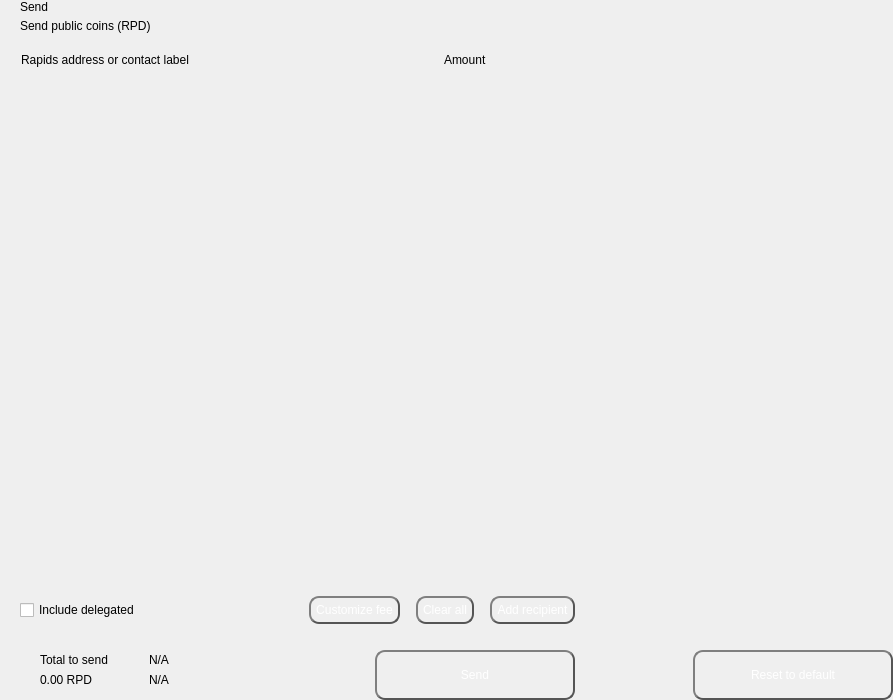
<?xml version="1.0" encoding="UTF-8"?>
<ui version="4.0">
 <class>send</class>
 <widget class="QWidget" name="send">
  <property name="geometry">
   <rect>
    <x>0</x>
    <y>0</y>
    <width>893</width>
    <height>700</height>
   </rect>
  </property>
  <property name="windowTitle">
   <string>Form</string>
  </property>
  <layout class="QHBoxLayout" name="horizontalLayout_2" stretch="2,1">
   <property name="spacing">
    <number>0</number>
   </property>
   <property name="leftMargin">
    <number>0</number>
   </property>
   <property name="topMargin">
    <number>0</number>
   </property>
   <property name="rightMargin">
    <number>0</number>
   </property>
   <property name="bottomMargin">
    <number>0</number>
   </property>
   <item>
    <widget class="QWidget" name="left" native="true">
     <layout class="QVBoxLayout" name="verticalLayout_3">
      <property name="spacing">
       <number>0</number>
      </property>
      <property name="leftMargin">
       <number>0</number>
      </property>
      <property name="topMargin">
       <number>0</number>
      </property>
      <property name="rightMargin">
       <number>0</number>
      </property>
      <property name="bottomMargin">
       <number>0</number>
      </property>
      <item>
       <layout class="QVBoxLayout" name="verticalLayout_22" stretch="0,0,0,1,0,0,0,0">
        <property name="spacing">
         <number>0</number>
        </property>
        <item>
         <layout class="QHBoxLayout" name="horizontalLayout_3">
          <property name="spacing">
           <number>0</number>
          </property>
          <property name="leftMargin">
           <number>20</number>
          </property>
          <property name="rightMargin">
           <number>20</number>
          </property>
          <item>
           <layout class="QVBoxLayout" name="verticalLayout">
            <property name="spacing">
             <number>5</number>
            </property>
            <item>
             <widget class="QLabel" name="labelTitle">
              <property name="text">
               <string>Send</string>
              </property>
              <property name="alignment">
               <set>Qt::AlignLeading|Qt::AlignLeft|Qt::AlignVCenter</set>
              </property>
             </widget>
            </item>
            <item>
             <widget class="QLabel" name="labelSubtitle1">
              <property name="text">
               <string>Send public coins (RPD)</string>
              </property>
             </widget>
            </item>
           </layout>
          </item>
          <item>
           <spacer name="horizontalSpacer">
            <property name="orientation">
             <enum>Qt::Horizontal</enum>
            </property>
            <property name="sizeHint" stdset="0">
             <size>
              <width>40</width>
              <height>20</height>
             </size>
            </property>
           </spacer>
          </item>
         </layout>
        </item>
        <item>
         <spacer name="verticalSpacer_2">
          <property name="orientation">
           <enum>Qt::Vertical</enum>
          </property>
          <property name="sizeType">
           <enum>QSizePolicy::Fixed</enum>
          </property>
          <property name="sizeHint" stdset="0">
           <size>
            <width>20</width>
            <height>20</height>
           </size>
          </property>
         </spacer>
        </item>
        <item>
         <layout class="QHBoxLayout" name="horizontalLayout" stretch="6,0,2">
          <property name="spacing">
           <number>0</number>
          </property>
          <property name="leftMargin">
           <number>10</number>
          </property>
          <property name="topMargin">
           <number>0</number>
          </property>
          <property name="rightMargin">
           <number>20</number>
          </property>
          <property name="bottomMargin">
           <number>0</number>
          </property>
          <item>
           <widget class="QLabel" name="labelSubtitleAddress">
            <property name="styleSheet">
             <string notr="true">margin-left:8px;</string>
            </property>
            <property name="text">
             <string>Rapids address or contact label</string>
            </property>
           </widget>
          </item>
          <item>
           <spacer name="horizontalSpacer_3">
            <property name="orientation">
             <enum>Qt::Horizontal</enum>
            </property>
            <property name="sizeType">
             <enum>QSizePolicy::Fixed</enum>
            </property>
            <property name="sizeHint" stdset="0">
             <size>
              <width>40</width>
              <height>1</height>
             </size>
            </property>
           </spacer>
          </item>
          <item>
           <widget class="QLabel" name="labelSubtitleAmount">
            <property name="text">
             <string>Amount</string>
            </property>
           </widget>
          </item>
         </layout>
        </item>
        <item>
         <widget class="QScrollArea" name="scrollArea">
          <property name="minimumSize">
           <size>
            <width>0</width>
            <height>350</height>
           </size>
          </property>
          <property name="styleSheet">
           <string notr="true">#scrollArea {
            background:transparent;
            margin-top:10px;
}</string>
          </property>
          <property name="horizontalScrollBarPolicy">
           <enum>Qt::ScrollBarAlwaysOff</enum>
          </property>
          <property name="sizeAdjustPolicy">
           <enum>QAbstractScrollArea::AdjustIgnored</enum>
          </property>
          <property name="widgetResizable">
           <bool>true</bool>
          </property>
          <property name="alignment">
           <set>Qt::AlignLeading|Qt::AlignLeft|Qt::AlignTop</set>
          </property>
          <widget class="QWidget" name="scrollAreaWidgetContents">
           <property name="geometry">
            <rect>
             <x>0</x>
             <y>0</y>
             <width>591</width>
             <height>16</height>
            </rect>
           </property>
           <property name="sizePolicy">
            <sizepolicy hsizetype="Preferred" vsizetype="Maximum">
             <horstretch>0</horstretch>
             <verstretch>0</verstretch>
            </sizepolicy>
           </property>
           <property name="autoFillBackground">
            <bool>false</bool>
           </property>
           <property name="styleSheet">
            <string notr="true">#scrollAreaWidgetContents {
             background:transparent;
             }</string>
           </property>
           <layout class="QVBoxLayout" name="verticalLayout_7">
            <property name="spacing">
             <number>0</number>
            </property>
            <property name="sizeConstraint">
             <enum>QLayout::SetDefaultConstraint</enum>
            </property>
            <property name="leftMargin">
             <number>0</number>
            </property>
            <property name="topMargin">
             <number>0</number>
            </property>
            <property name="rightMargin">
             <number>0</number>
            </property>
            <property name="bottomMargin">
             <number>0</number>
            </property>
           </layout>
          </widget>
         </widget>
        </item>
        <item>
         <spacer name="verticalSpacer_4">
          <property name="orientation">
           <enum>Qt::Vertical</enum>
          </property>
          <property name="sizeType">
           <enum>QSizePolicy::Fixed</enum>
          </property>
          <property name="sizeHint" stdset="0">
           <size>
            <width>20</width>
            <height>20</height>
           </size>
          </property>
         </spacer>
        </item>
        <item>
         <layout class="QHBoxLayout" name="horizontalLayout_20">
          <property name="spacing">
           <number>6</number>
          </property>
          <property name="leftMargin">
           <number>20</number>
          </property>
          <property name="rightMargin">
           <number>20</number>
          </property>
          <item>
           <widget class="QCheckBox" name="checkBoxDelegations">
            <property name="layoutDirection">
             <enum>Qt::LeftToRight</enum>
            </property>
            <property name="text">
             <string>Include delegated</string>
            </property>
           </widget>
          </item>
          <item>
           <spacer name="horizontalSpacer_4">
            <property name="orientation">
             <enum>Qt::Horizontal</enum>
            </property>
            <property name="sizeHint" stdset="0">
             <size>
              <width>10</width>
              <height>20</height>
             </size>
            </property>
           </spacer>
          </item>
          <item>
           <widget class="QPushButton" name="pushButtonFee">
            <property name="focusPolicy">
             <enum>Qt::NoFocus</enum>
            </property>
            <property name="styleSheet">
             <string notr="true">QPushButton {
color: #fff;
border: 2px solid #555;
border-radius: 10px;
border-style: outset;
background: qradialgradient(
cx: 0.3, cy: -0.4, fx: 0.3, fy: -0.4,
radius: 1.35, stop: 0 #FF5533, stop: 1 #FF5533
);
padding: 5px;
}

QPushButton:hover {
background: qradialgradient(
cx: 0.3, cy: -0.4, fx: 0.3, fy: -0.4,
radius: 1.35, stop: 0 #FF9333, stop: 1 #FF9333
);
}</string>
            </property>
            <property name="text">
             <string>Customize fee</string>
            </property>
           </widget>
          </item>
          <item>
           <spacer name="horizontalSpacer_11">
            <property name="orientation">
             <enum>Qt::Horizontal</enum>
            </property>
            <property name="sizeType">
             <enum>QSizePolicy::Minimum</enum>
            </property>
            <property name="sizeHint" stdset="0">
             <size>
              <width>10</width>
              <height>20</height>
             </size>
            </property>
           </spacer>
          </item>
          <item>
           <widget class="QPushButton" name="pushButtonClear">
            <property name="focusPolicy">
             <enum>Qt::NoFocus</enum>
            </property>
            <property name="layoutDirection">
             <enum>Qt::RightToLeft</enum>
            </property>
            <property name="styleSheet">
             <string notr="true">QPushButton {
color: #fff;
border: 2px solid #555;
border-radius: 10px;
border-style: outset;
background: qradialgradient(
cx: 0.3, cy: -0.4, fx: 0.3, fy: -0.4,
radius: 1.35, stop: 0 #FF5533, stop: 1 #FF5533
);
padding: 5px;
}

QPushButton:hover {
background: qradialgradient(
cx: 0.3, cy: -0.4, fx: 0.3, fy: -0.4,
radius: 1.35, stop: 0 #FF9333, stop: 1 #FF9333
);
}</string>
            </property>
            <property name="text">
             <string>Clear all</string>
            </property>
           </widget>
          </item>
          <item>
           <spacer name="horizontalSpacer_6">
            <property name="orientation">
             <enum>Qt::Horizontal</enum>
            </property>
            <property name="sizeType">
             <enum>QSizePolicy::Fixed</enum>
            </property>
            <property name="sizeHint" stdset="0">
             <size>
              <width>10</width>
              <height>20</height>
             </size>
            </property>
           </spacer>
          </item>
          <item>
           <widget class="QPushButton" name="pushButtonAddRecipient">
            <property name="focusPolicy">
             <enum>Qt::NoFocus</enum>
            </property>
            <property name="styleSheet">
             <string notr="true">QPushButton {
color: #fff;
border: 2px solid #555;
border-radius: 10px;
border-style: outset;
background: qradialgradient(
cx: 0.3, cy: -0.4, fx: 0.3, fy: -0.4,
radius: 1.35, stop: 0 #FF5533, stop: 1 #FF5533
);
padding: 5px;
}

QPushButton:hover {
background: qradialgradient(
cx: 0.3, cy: -0.4, fx: 0.3, fy: -0.4,
radius: 1.35, stop: 0 #FF9333, stop: 1 #FF9333
);
}</string>
            </property>
            <property name="text">
             <string>Add recipient</string>
            </property>
           </widget>
          </item>
         </layout>
        </item>
        <item>
         <spacer name="verticalSpacer">
          <property name="orientation">
           <enum>Qt::Vertical</enum>
          </property>
          <property name="sizeType">
           <enum>QSizePolicy::Fixed</enum>
          </property>
          <property name="sizeHint" stdset="0">
           <size>
            <width>20</width>
            <height>16</height>
           </size>
          </property>
         </spacer>
        </item>
        <item>
         <layout class="QHBoxLayout" name="horizontalLayout_7">
          <property name="rightMargin">
           <number>20</number>
          </property>
          <item>
           <layout class="QHBoxLayout" name="horizontalLayout_10">
            <property name="spacing">
             <number>0</number>
            </property>
            <property name="leftMargin">
             <number>8</number>
            </property>
            <item>
             <widget class="QStackedWidget" name="stackedWidget">
              <property name="minimumSize">
               <size>
                <width>0</width>
                <height>60</height>
               </size>
              </property>
              <property name="maximumSize">
               <size>
                <width>16777215</width>
                <height>60</height>
               </size>
              </property>
              <widget class="QWidget" name="page1">
               <layout class="QVBoxLayout" name="verticalLayout_71" stretch="0">
                <property name="spacing">
                 <number>6</number>
                </property>
                <property name="leftMargin">
                 <number>12</number>
                </property>
                <property name="topMargin">
                 <number>0</number>
                </property>
                <property name="rightMargin">
                 <number>0</number>
                </property>
                <property name="bottomMargin">
                 <number>0</number>
                </property>
                <item>
                 <widget class="QWidget" name="coinWidget" native="true">
                  <property name="minimumSize">
                   <size>
                    <width>0</width>
                    <height>60</height>
                   </size>
                  </property>
                  <property name="maximumSize">
                   <size>
                    <width>16777215</width>
                    <height>60</height>
                   </size>
                  </property>
                  <layout class="QHBoxLayout" name="horizontalLayout_9">
                   <property name="spacing">
                    <number>0</number>
                   </property>
                   <property name="leftMargin">
                    <number>20</number>
                   </property>
                   <property name="topMargin">
                    <number>10</number>
                   </property>
                   <property name="rightMargin">
                    <number>20</number>
                   </property>
                   <property name="bottomMargin">
                    <number>10</number>
                   </property>
                   <item>
                    <layout class="QVBoxLayout" name="verticalSend">
                     <property name="spacing">
                      <number>0</number>
                     </property>
                     <item>
                      <widget class="QLabel" name="labelTitleTotalSend">
                       <property name="text">
                        <string>Total to send</string>
                       </property>
                      </widget>
                     </item>
                     <item>
                      <widget class="QLabel" name="labelAmountSend">
                       <property name="text">
                        <string notr="true">0.00 RPD</string>
                       </property>
                      </widget>
                     </item>
                    </layout>
                   </item>
                   <item>
                    <spacer name="horizontalSpacer_9">
                     <property name="orientation">
                      <enum>Qt::Horizontal</enum>
                     </property>
                     <property name="sizeType">
                      <enum>QSizePolicy::Fixed</enum>
                     </property>
                     <property name="sizeHint" stdset="0">
                      <size>
                       <width>20</width>
                       <height>20</height>
                      </size>
                     </property>
                    </spacer>
                   </item>
                   <item>
                    <widget class="QLabel" name="labelLine">
                     <property name="minimumSize">
                      <size>
                       <width>1</width>
                       <height>0</height>
                      </size>
                     </property>
                     <property name="maximumSize">
                      <size>
                       <width>1</width>
                       <height>16777215</height>
                      </size>
                     </property>
                     <property name="text">
                      <string/>
                     </property>
                    </widget>
                   </item>
                   <item>
                    <spacer name="horizontalSpacer_10">
                     <property name="orientation">
                      <enum>Qt::Horizontal</enum>
                     </property>
                     <property name="sizeType">
                      <enum>QSizePolicy::Fixed</enum>
                     </property>
                     <property name="sizeHint" stdset="0">
                      <size>
                       <width>20</width>
                       <height>20</height>
                      </size>
                     </property>
                    </spacer>
                   </item>
                   <item>
                    <layout class="QVBoxLayout" name="verticalRemaining">
                     <property name="spacing">
                      <number>0</number>
                     </property>
                     <item>
                      <widget class="QLabel" name="labelTitleTotalRemaining">
                       <property name="text">
                        <string notr="true">N/A</string>
                       </property>
                      </widget>
                     </item>
                     <item>
                      <widget class="QLabel" name="labelAmountRemaining">
                       <property name="text">
                        <string notr="true">N/A</string>
                       </property>
                      </widget>
                     </item>
                    </layout>
                   </item>
                  </layout>
                 </widget>
                </item>
               </layout>
              </widget>
              <widget class="QWidget" name="page_2"/>
             </widget>
            </item>
           </layout>
          </item>
          <item>
           <spacer name="horizontalSpacer_5">
            <property name="orientation">
             <enum>Qt::Horizontal</enum>
            </property>
            <property name="sizeType">
             <enum>QSizePolicy::Expanding</enum>
            </property>
            <property name="sizeHint" stdset="0">
             <size>
              <width>40</width>
              <height>20</height>
             </size>
            </property>
           </spacer>
          </item>
          <item alignment="Qt::AlignBottom">
           <widget class="QPushButton" name="pushButtonSave">
            <property name="minimumSize">
             <size>
              <width>200</width>
              <height>50</height>
             </size>
            </property>
            <property name="maximumSize">
             <size>
              <width>200</width>
              <height>50</height>
             </size>
            </property>
            <property name="focusPolicy">
             <enum>Qt::NoFocus</enum>
            </property>
            <property name="styleSheet">
             <string notr="true">QPushButton {
color: #fff;
border: 2px solid #555;
border-radius: 10px;
border-style: outset;
background: qradialgradient(
cx: 0.3, cy: -0.4, fx: 0.3, fy: -0.4,
radius: 1.35, stop: 0 #FF5533, stop: 1 #FF5533
);
padding: 5px;
}

QPushButton:hover {
background: qradialgradient(
cx: 0.3, cy: -0.4, fx: 0.3, fy: -0.4,
radius: 1.35, stop: 0 #FF9333, stop: 1 #FF9333
);
}</string>
            </property>
            <property name="text">
             <string>Send</string>
            </property>
           </widget>
          </item>
         </layout>
        </item>
       </layout>
      </item>
     </layout>
    </widget>
   </item>
   <item>
    <widget class="QWidget" name="right" native="true">
     <layout class="QVBoxLayout" name="verticalLayout_5">
      <property name="leftMargin">
       <number>0</number>
      </property>
      <property name="topMargin">
       <number>0</number>
      </property>
      <property name="rightMargin">
       <number>0</number>
      </property>
      <property name="bottomMargin">
       <number>0</number>
      </property>
      <item>
       <layout class="QVBoxLayout" name="verticalLayout_4">
        <property name="spacing">
         <number>6</number>
        </property>
        <item>
         <widget class="OptionButton" name="btnCoinControl" native="true">
          <property name="minimumSize">
           <size>
            <width>0</width>
            <height>50</height>
           </size>
          </property>
         </widget>
        </item>
        <item>
         <widget class="OptionButton" name="btnChangeAddress" native="true">
          <property name="minimumSize">
           <size>
            <width>0</width>
            <height>50</height>
           </size>
          </property>
         </widget>
        </item>
        <item>
         <widget class="OptionButton" name="btnUri" native="true">
          <property name="minimumSize">
           <size>
            <width>0</width>
            <height>50</height>
           </size>
          </property>
         </widget>
        </item>
        <item>
         <spacer name="verticalSpacer_5">
          <property name="orientation">
           <enum>Qt::Vertical</enum>
          </property>
          <property name="sizeHint" stdset="0">
           <size>
            <width>20</width>
            <height>40</height>
           </size>
          </property>
         </spacer>
        </item>
        <item>
         <layout class="QHBoxLayout" name="horizontalLayout_8">
          <item>
           <spacer name="horizontalSpacer_7">
            <property name="orientation">
             <enum>Qt::Horizontal</enum>
            </property>
            <property name="sizeHint" stdset="0">
             <size>
              <width>40</width>
              <height>20</height>
             </size>
            </property>
           </spacer>
          </item>
          <item>
           <widget class="QPushButton" name="pushButtonReset">
            <property name="minimumSize">
             <size>
              <width>200</width>
              <height>50</height>
             </size>
            </property>
            <property name="maximumSize">
             <size>
              <width>200</width>
              <height>50</height>
             </size>
            </property>
            <property name="focusPolicy">
             <enum>Qt::NoFocus</enum>
            </property>
            <property name="styleSheet">
             <string notr="true">QPushButton {
color: #fff;
border: 2px solid #555;
border-radius: 10px;
border-style: outset;
background: qradialgradient(
cx: 0.3, cy: -0.4, fx: 0.3, fy: -0.4,
radius: 1.35, stop: 0 #FF5533, stop: 1 #FF5533
);
padding: 5px;
}

QPushButton:hover {
background: qradialgradient(
cx: 0.3, cy: -0.4, fx: 0.3, fy: -0.4,
radius: 1.35, stop: 0 #FF9333, stop: 1 #FF9333
);
}</string>
            </property>
            <property name="text">
             <string>Reset to default</string>
            </property>
           </widget>
          </item>
         </layout>
        </item>
       </layout>
      </item>
     </layout>
    </widget>
   </item>
  </layout>
 </widget>
 <customwidgets>
  <customwidget>
   <class>OptionButton</class>
   <extends>QWidget</extends>
   <header>qt/rapids/optionbutton.h</header>
   <container>1</container>
  </customwidget>
 </customwidgets>
 <resources/>
 <connections/>
</ui>
